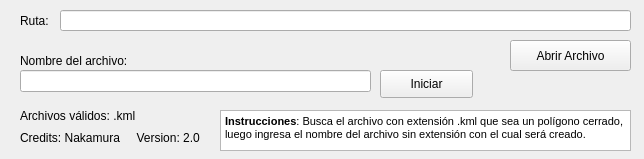
<?xml version="1.0" encoding="UTF-8"?>
<ui version="4.0">
 <class>MainWindow</class>
 <widget class="QMainWindow" name="MainWindow">
  <property name="geometry">
   <rect>
    <x>0</x>
    <y>0</y>
    <width>644</width>
    <height>159</height>
   </rect>
  </property>
  <property name="minimumSize">
   <size>
    <width>644</width>
    <height>159</height>
   </size>
  </property>
  <property name="maximumSize">
   <size>
    <width>644</width>
    <height>159</height>
   </size>
  </property>
  <property name="windowTitle">
   <string>Shape2Vissim</string>
  </property>
  <widget class="QWidget" name="centralwidget">
   <widget class="QPushButton" name="pushButton">
    <property name="geometry">
     <rect>
      <x>510</x>
      <y>40</y>
      <width>121</width>
      <height>31</height>
     </rect>
    </property>
    <property name="text">
     <string>Abrir Archivo</string>
    </property>
   </widget>
   <widget class="QLineEdit" name="lineEdit">
    <property name="geometry">
     <rect>
      <x>60</x>
      <y>10</y>
      <width>571</width>
      <height>21</height>
     </rect>
    </property>
   </widget>
   <widget class="QLabel" name="label">
    <property name="geometry">
     <rect>
      <x>20</x>
      <y>10</y>
      <width>41</width>
      <height>21</height>
     </rect>
    </property>
    <property name="text">
     <string>Ruta:</string>
    </property>
   </widget>
   <widget class="QLineEdit" name="lineEdit_2">
    <property name="geometry">
     <rect>
      <x>20</x>
      <y>70</y>
      <width>351</width>
      <height>22</height>
     </rect>
    </property>
   </widget>
   <widget class="QLabel" name="label_2">
    <property name="geometry">
     <rect>
      <x>20</x>
      <y>50</y>
      <width>121</width>
      <height>21</height>
     </rect>
    </property>
    <property name="text">
     <string>Nombre del archivo:</string>
    </property>
   </widget>
   <widget class="QLabel" name="label_3">
    <property name="geometry">
     <rect>
      <x>20</x>
      <y>100</y>
      <width>131</width>
      <height>31</height>
     </rect>
    </property>
    <property name="text">
     <string>Archivos válidos: .kml</string>
    </property>
   </widget>
   <widget class="QLabel" name="label_5">
    <property name="geometry">
     <rect>
      <x>20</x>
      <y>130</y>
      <width>231</width>
      <height>16</height>
     </rect>
    </property>
    <property name="text">
     <string>Credits: Nakamura     Version: 2.0</string>
    </property>
   </widget>
   <widget class="QPushButton" name="pushButton_2">
    <property name="geometry">
     <rect>
      <x>380</x>
      <y>70</y>
      <width>93</width>
      <height>28</height>
     </rect>
    </property>
    <property name="text">
     <string>Iniciar</string>
    </property>
   </widget>
   <widget class="QLabel" name="label_7">
    <property name="geometry">
     <rect>
      <x>480</x>
      <y>70</y>
      <width>121</width>
      <height>21</height>
     </rect>
    </property>
    <property name="text">
     <string/>
    </property>
   </widget>
   <widget class="QTextBrowser" name="textBrowser">
    <property name="geometry">
     <rect>
      <x>220</x>
      <y>110</y>
      <width>411</width>
      <height>41</height>
     </rect>
    </property>
    <property name="html">
     <string>&lt;!DOCTYPE HTML PUBLIC &quot;-//W3C//DTD HTML 4.0//EN&quot; &quot;http://www.w3.org/TR/REC-html40/strict.dtd&quot;&gt;
&lt;html&gt;&lt;head&gt;&lt;meta name=&quot;qrichtext&quot; content=&quot;1&quot; /&gt;&lt;style type=&quot;text/css&quot;&gt;
p, li { white-space: pre-wrap; }
&lt;/style&gt;&lt;/head&gt;&lt;body style=&quot; font-family:'MS Shell Dlg 2'; font-size:8.25pt; font-weight:400; font-style:normal;&quot;&gt;
&lt;p style=&quot; margin-top:0px; margin-bottom:0px; margin-left:0px; margin-right:0px; -qt-block-indent:0; text-indent:0px;&quot;&gt;&lt;span style=&quot; font-weight:600;&quot;&gt;Instrucciones&lt;/span&gt;: Busca el archivo con extensión .kml que sea un polígono cerrado, luego ingresa el nombre del archivo sin extensión con el cual será creado.&lt;/p&gt;&lt;/body&gt;&lt;/html&gt;</string>
    </property>
   </widget>
  </widget>
 </widget>
 <resources/>
 <connections/>
</ui>
